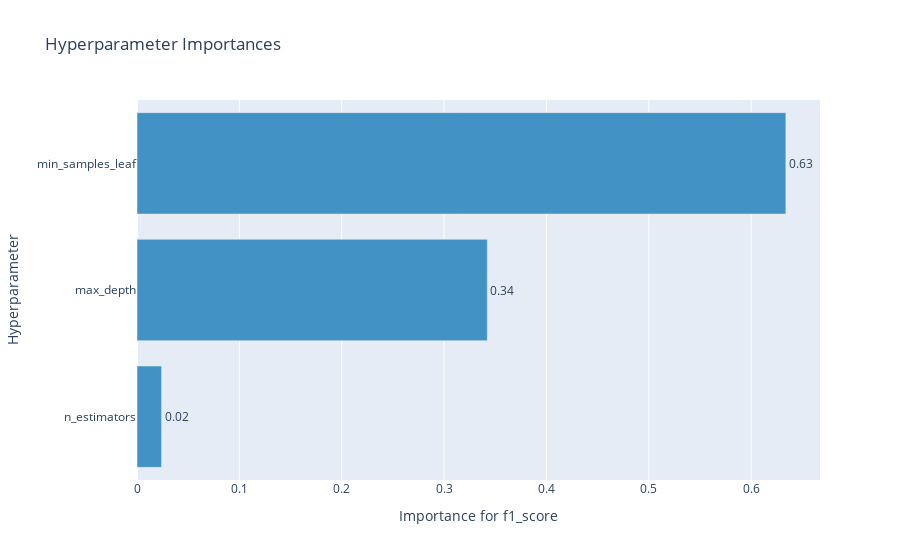

This figure's notebook cell:
### Markdown cell above
График важности гиперпараметров - помогает понять, какие гиперпараметры вносят больший вклад в минимизацию/максимизацию метрики.

### Code cell
optuna.visualization.plot_param_importances(study, target_name="f1_score")

### Figure 1 — Plotly figure (JSON) as saved in the notebook; plotly's stock layout.template omitted (floating-point values rounded to 4 significant figures)
{"data": [{"cliponaxis": false, "hovertemplate": ["n_estimators (IntUniformDistribution): 0.023972322763390206<extra></extra>", "max_depth (IntUniformDistribution): 0.3421817509503067<extra></extra>", "min_samples_leaf (IntUniformDistribution): 0.6338459262863031<extra></extra>"], "marker": {"color": "rgb(66,146,198)"}, "orientation": "h", "text": ["0.023972322763390206", "0.3421817509503067", "0.6338459262863031"], "textposition": "outside", "texttemplate": "%{text:.2f}", "type": "bar", "x": [0.02397, 0.3422, 0.6338], "y": ["n_estimators", "max_depth", "min_samples_leaf"]}], "layout": {"showlegend": false, "title": {"text": "Hyperparameter Importances"}, "xaxis": {"title": {"text": "Importance for f1_score"}}, "yaxis": {"title": {"text": "Hyperparameter"}}}}
